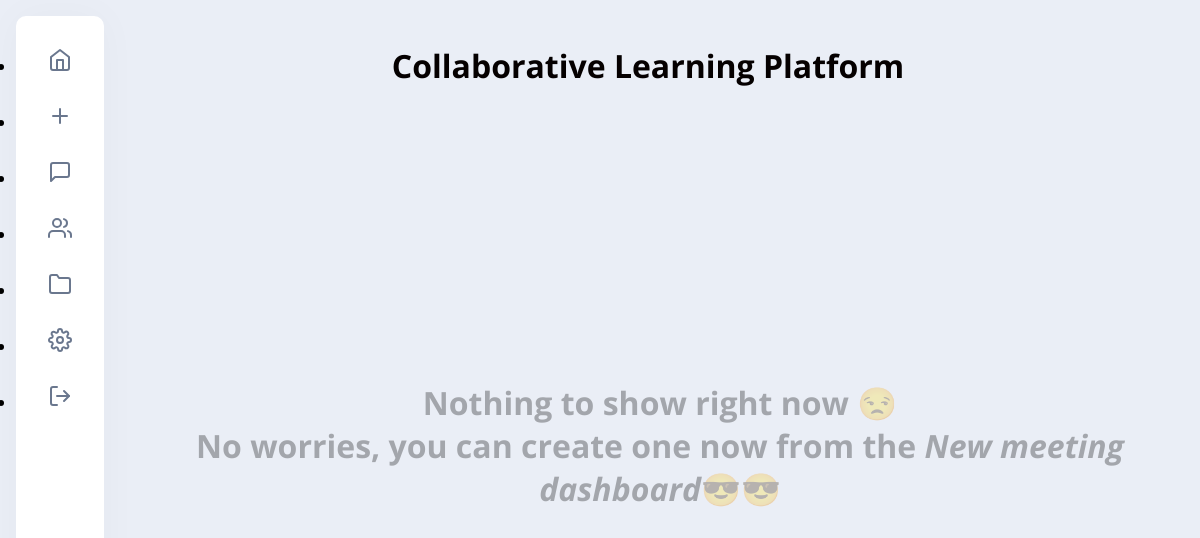
The app's page /, older data.
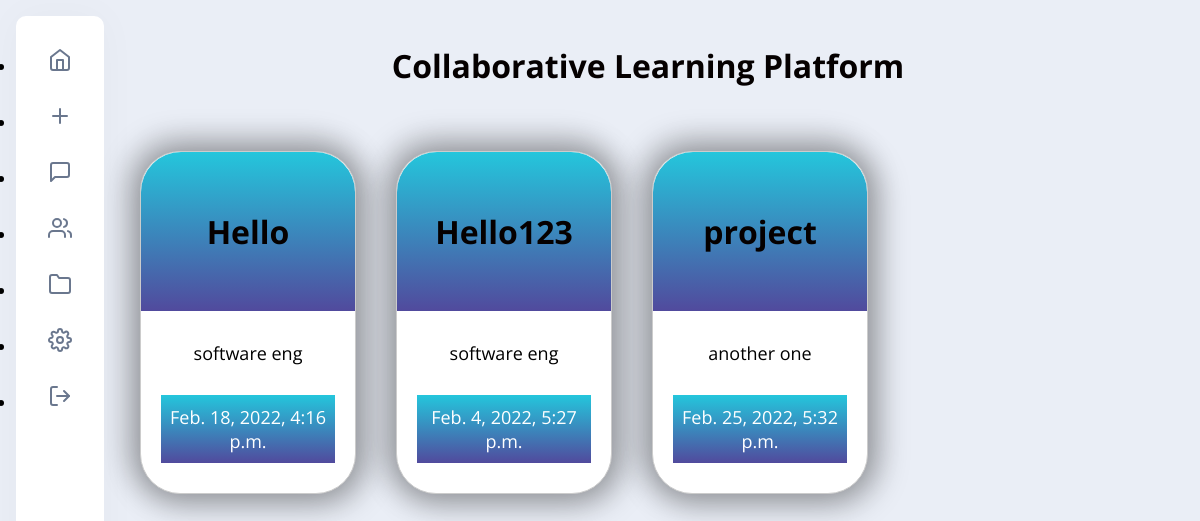
The same page, newer data.
### CLP/models.py (models this page shows, shortened)
class MeetingInfo(models.Model):
    topic = models.CharField(max_length=256, blank=True, unique=True)
    sub = models.CharField(max_length=256, blank=True)
    time = models.DateTimeField(max_length=6, blank=True)
    slug = models.SlugField(blank=True, null=True)

### CLP/views.py (the view)
# urls.py: path('', views.index, name='index'),
def index(request):
    data = list(MeetingInfo.objects.values())
    content = False
    if len(data) != 0:
        content = True
    return render(request, 'CLP/dashboard.html', context={'page_title': 'CLP | Dashboard', 'data': data, 'content': content})

### templates/CLP/dashboard.html (shortened to what this page needs)
{% extends "CLP/base.html" %} {% block content %} {% load static %}
<div class="cards-list">
    {% if content %} {% for val in data %}
    <div class="card" id="card">
        <div class="card-header">
            <h1>{{ val.topic }}</h1>
        </div>
        <div class="card-body">
            <p>
                {{val.sub}}
            </p>
            <a class="btn">{{val.time}}</a>
        </div>
    </div>
    {% endfor %} {% else %}
    <h1 class="no-data-error">Nothing to show right now 😒 <br> No worries, you can create one now from the <i>New meeting dashboard</i>😎😎</h1>
    {% endif %}
</div>
{% endblock %}

Row changes from the older to the newer data that the page shows:
added MeetingInfo: topic "Hello", sub "software eng", time "Feb. 18, 2022, 4:16 p.m."
added MeetingInfo: topic "Hello123", sub "software eng", time "Feb. 4, 2022, 5:27 p.m."
added MeetingInfo: topic "project", sub "another one", time "Feb. 25, 2022, 5:32 p.m."
Text that changed along with them:
text no longer shown: "Nothing to show right now 😒 No worries, you can create one now from the New meeting dashboard 😎😎"
